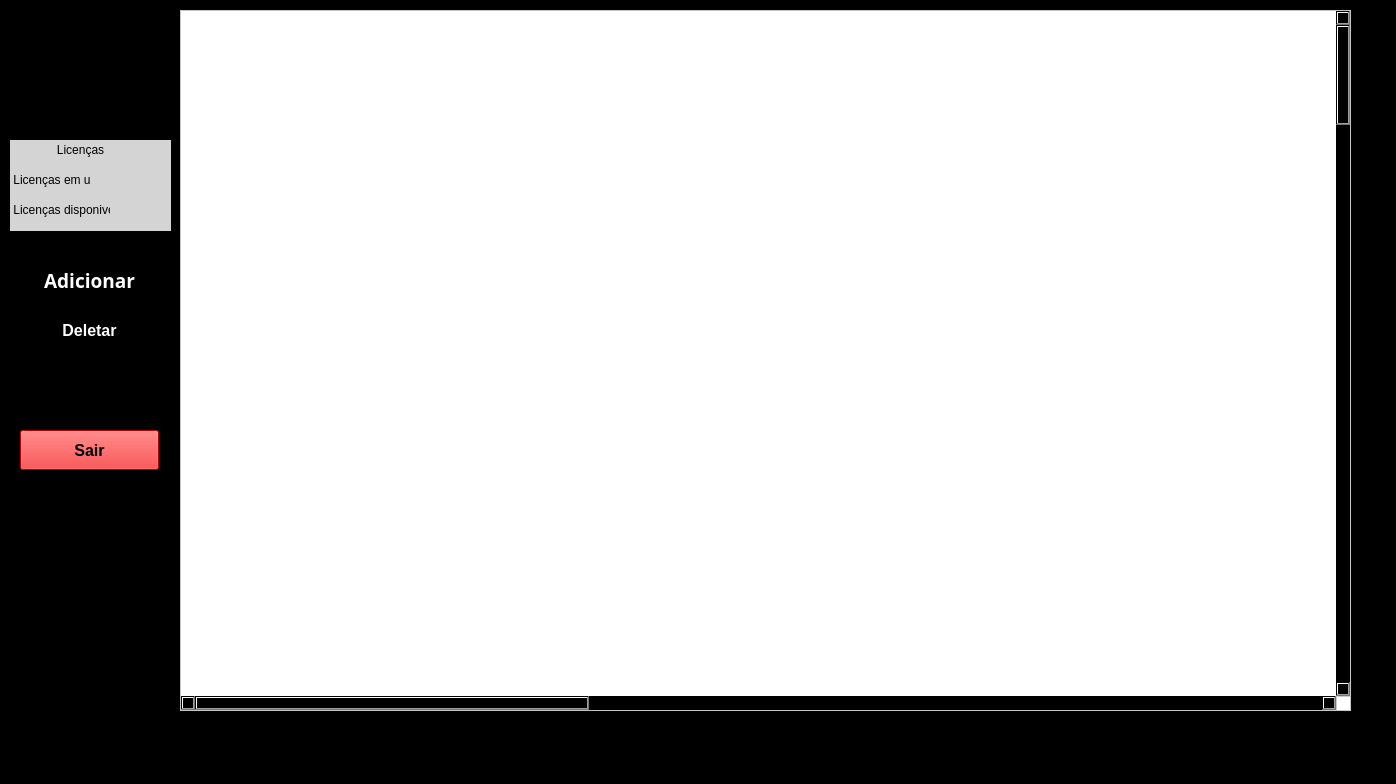
<?xml version="1.0" encoding="UTF-8"?>
<ui version="4.0">
 <class>MainWindow</class>
 <widget class="QMainWindow" name="MainWindow">
  <property name="geometry">
   <rect>
    <x>0</x>
    <y>0</y>
    <width>1396</width>
    <height>784</height>
   </rect>
  </property>
  <property name="windowTitle">
   <string>Gerenciamento</string>
  </property>
  <property name="styleSheet">
   <string notr="true">background-color:rgb(0, 0, 0);;
</string>
  </property>
  <widget class="QWidget" name="centralwidget">
   <widget class="QFrame" name="frame_2">
    <property name="geometry">
     <rect>
      <x>10</x>
      <y>110</y>
      <width>161</width>
      <height>381</height>
     </rect>
    </property>
    <property name="styleSheet">
     <string notr="true">background-color: rgb(0, 0, 0);</string>
    </property>
    <property name="frameShape">
     <enum>QFrame::StyledPanel</enum>
    </property>
    <property name="frameShadow">
     <enum>QFrame::Raised</enum>
    </property>
    <widget class="QPushButton" name="btn_add">
     <property name="geometry">
      <rect>
       <x>10</x>
       <y>150</y>
       <width>139</width>
       <height>40</height>
      </rect>
     </property>
     <property name="font">
      <font>
       <family>Myanmar Text</family>
       <pointsize>14</pointsize>
       <weight>75</weight>
       <bold>true</bold>
      </font>
     </property>
     <property name="tabletTracking">
      <bool>false</bool>
     </property>
     <property name="styleSheet">
      <string notr="true">QPushButton{
	color: rgb(255, 255, 255);
	background-color: rgb(0, 0, 0);
	border:none;
}
QPushButton:hover{
	background-color: rgb(20, 20, 20);
}
QPushButton:pressed{
	rgb(0, 0, 255)
}
</string>
     </property>
     <property name="text">
      <string>Adicionar</string>
     </property>
     <property name="autoDefault">
      <bool>false</bool>
     </property>
     <property name="flat">
      <bool>false</bool>
     </property>
    </widget>
    <widget class="QPushButton" name="btn_delet">
     <property name="geometry">
      <rect>
       <x>10</x>
       <y>200</y>
       <width>139</width>
       <height>40</height>
      </rect>
     </property>
     <property name="font">
      <font>
       <pointsize>12</pointsize>
       <weight>75</weight>
       <bold>true</bold>
      </font>
     </property>
     <property name="styleSheet">
      <string notr="true">QPushButton{
	color: rgb(255, 255, 255);
	background-color: rgb(0, 0, 0);
	border:none;
}
QPushButton:hover{
	background-color: rgb(20, 20, 20);
}
QPushButton:pressed{
	rgb(0, 0, 255)
}
</string>
     </property>
     <property name="text">
      <string>Deletar</string>
     </property>
    </widget>
    <widget class="QPushButton" name="btn_exit">
     <property name="geometry">
      <rect>
       <x>10</x>
       <y>320</y>
       <width>139</width>
       <height>40</height>
      </rect>
     </property>
     <property name="font">
      <font>
       <pointsize>12</pointsize>
       <weight>75</weight>
       <bold>true</bold>
      </font>
     </property>
     <property name="styleSheet">
      <string notr="true">QPushButton{
	background-color: rgb(255, 0, 0);
}
QPushButton:hover{
	background-color: rgb(195, 0, 0);
}
QPushButton:pressed{
	background-color:rgb(165,165,165);
}</string>
     </property>
     <property name="text">
      <string>Sair</string>
     </property>
    </widget>
    <widget class="QLabel" name="label">
     <property name="geometry">
      <rect>
       <x>0</x>
       <y>30</y>
       <width>161</width>
       <height>91</height>
      </rect>
     </property>
     <property name="styleSheet">
      <string notr="true">background-color: rgb(212, 212, 212);
</string>
     </property>
     <property name="text">
      <string/>
     </property>
    </widget>
    <widget class="QLabel" name="label_licenca">
     <property name="geometry">
      <rect>
       <x>0</x>
       <y>60</y>
       <width>81</width>
       <height>20</height>
      </rect>
     </property>
     <property name="styleSheet">
      <string notr="true">background-color: rgb(212, 212, 212);</string>
     </property>
     <property name="text">
      <string> Licenças em uso:</string>
     </property>
     <property name="alignment">
      <set>Qt::AlignLeading|Qt::AlignLeft|Qt::AlignVCenter</set>
     </property>
    </widget>
    <widget class="QLabel" name="label_disponivel_2">
     <property name="geometry">
      <rect>
       <x>0</x>
       <y>90</y>
       <width>101</width>
       <height>20</height>
      </rect>
     </property>
     <property name="styleSheet">
      <string notr="true">background-color: rgb(212, 212, 212);</string>
     </property>
     <property name="text">
      <string> Licenças disponiveis:</string>
     </property>
     <property name="alignment">
      <set>Qt::AlignLeading|Qt::AlignLeft|Qt::AlignVCenter</set>
     </property>
    </widget>
    <widget class="QLabel" name="label_disponivel">
     <property name="geometry">
      <rect>
       <x>100</x>
       <y>90</y>
       <width>41</width>
       <height>20</height>
      </rect>
     </property>
     <property name="styleSheet">
      <string notr="true">background-color: rgb(212, 212, 212);</string>
     </property>
     <property name="text">
      <string/>
     </property>
     <property name="alignment">
      <set>Qt::AlignCenter</set>
     </property>
    </widget>
    <widget class="QLabel" name="licenca">
     <property name="geometry">
      <rect>
       <x>30</x>
       <y>30</y>
       <width>81</width>
       <height>20</height>
      </rect>
     </property>
     <property name="styleSheet">
      <string notr="true">background-color: rgb(212, 212, 212);</string>
     </property>
     <property name="text">
      <string>Licenças</string>
     </property>
     <property name="alignment">
      <set>Qt::AlignCenter</set>
     </property>
    </widget>
    <widget class="QLabel" name="label_used">
     <property name="geometry">
      <rect>
       <x>80</x>
       <y>60</y>
       <width>41</width>
       <height>20</height>
      </rect>
     </property>
     <property name="styleSheet">
      <string notr="true">background-color: rgb(212, 212, 212);</string>
     </property>
     <property name="text">
      <string/>
     </property>
     <property name="alignment">
      <set>Qt::AlignCenter</set>
     </property>
    </widget>
    <zorder>label</zorder>
    <zorder>btn_add</zorder>
    <zorder>btn_delet</zorder>
    <zorder>btn_exit</zorder>
    <zorder>label_licenca</zorder>
    <zorder>label_disponivel_2</zorder>
    <zorder>label_disponivel</zorder>
    <zorder>licenca</zorder>
    <zorder>label_used</zorder>
   </widget>
   <widget class="QScrollArea" name="scrollArea">
    <property name="geometry">
     <rect>
      <x>180</x>
      <y>10</y>
      <width>1171</width>
      <height>701</height>
     </rect>
    </property>
    <property name="styleSheet">
     <string notr="true">background-color: rgb(255, 255, 255);</string>
    </property>
    <property name="widgetResizable">
     <bool>true</bool>
    </property>
    <widget class="QWidget" name="scrollAreaWidgetContents_2">
     <property name="geometry">
      <rect>
       <x>0</x>
       <y>0</y>
       <width>3302</width>
       <height>4514</height>
      </rect>
     </property>
     <property name="styleSheet">
      <string notr="true">background-color: rgb(255, 255, 255);</string>
     </property>
     <layout class="QGridLayout" name="gridLayout">
      <property name="leftMargin">
       <number>0</number>
      </property>
      <property name="topMargin">
       <number>0</number>
      </property>
      <property name="rightMargin">
       <number>0</number>
      </property>
      <property name="bottomMargin">
       <number>0</number>
      </property>
      <property name="spacing">
       <number>0</number>
      </property>
      <item row="2" column="0">
       <layout class="QHBoxLayout" name="horizontalLayout_5">
        <property name="spacing">
         <number>0</number>
        </property>
        <item>
         <widget class="QLabel" name="graficSemanal_2">
          <property name="sizePolicy">
           <sizepolicy hsizetype="Preferred" vsizetype="Preferred">
            <horstretch>0</horstretch>
            <verstretch>0</verstretch>
           </sizepolicy>
          </property>
          <property name="minimumSize">
           <size>
            <width>1100</width>
            <height>700</height>
           </size>
          </property>
          <property name="maximumSize">
           <size>
            <width>1100</width>
            <height>700</height>
           </size>
          </property>
          <property name="autoFillBackground">
           <bool>false</bool>
          </property>
          <property name="text">
           <string/>
          </property>
          <property name="scaledContents">
           <bool>false</bool>
          </property>
          <property name="alignment">
           <set>Qt::AlignCenter</set>
          </property>
         </widget>
        </item>
        <item>
         <widget class="QLabel" name="graficSemanal_1">
          <property name="sizePolicy">
           <sizepolicy hsizetype="Preferred" vsizetype="Preferred">
            <horstretch>0</horstretch>
            <verstretch>0</verstretch>
           </sizepolicy>
          </property>
          <property name="minimumSize">
           <size>
            <width>1100</width>
            <height>700</height>
           </size>
          </property>
          <property name="maximumSize">
           <size>
            <width>1100</width>
            <height>700</height>
           </size>
          </property>
          <property name="autoFillBackground">
           <bool>false</bool>
          </property>
          <property name="text">
           <string/>
          </property>
          <property name="scaledContents">
           <bool>false</bool>
          </property>
          <property name="alignment">
           <set>Qt::AlignCenter</set>
          </property>
         </widget>
        </item>
       </layout>
      </item>
      <item row="1" column="0">
       <layout class="QHBoxLayout" name="horizontalLayout_4">
        <property name="spacing">
         <number>0</number>
        </property>
        <item>
         <widget class="QLabel" name="grafig_4">
          <property name="minimumSize">
           <size>
            <width>500</width>
            <height>500</height>
           </size>
          </property>
          <property name="maximumSize">
           <size>
            <width>500</width>
            <height>500</height>
           </size>
          </property>
          <property name="autoFillBackground">
           <bool>false</bool>
          </property>
          <property name="text">
           <string/>
          </property>
          <property name="scaledContents">
           <bool>false</bool>
          </property>
          <property name="alignment">
           <set>Qt::AlignCenter</set>
          </property>
         </widget>
        </item>
        <item>
         <widget class="QLabel" name="grafig_5">
          <property name="minimumSize">
           <size>
            <width>500</width>
            <height>500</height>
           </size>
          </property>
          <property name="maximumSize">
           <size>
            <width>500</width>
            <height>500</height>
           </size>
          </property>
          <property name="autoFillBackground">
           <bool>false</bool>
          </property>
          <property name="text">
           <string/>
          </property>
          <property name="scaledContents">
           <bool>false</bool>
          </property>
          <property name="alignment">
           <set>Qt::AlignCenter</set>
          </property>
         </widget>
        </item>
       </layout>
      </item>
      <item row="3" column="0">
       <layout class="QHBoxLayout" name="horizontalLayout">
        <property name="spacing">
         <number>0</number>
        </property>
        <item>
         <widget class="QLabel" name="graficSemanal_4">
          <property name="minimumSize">
           <size>
            <width>1100</width>
            <height>700</height>
           </size>
          </property>
          <property name="maximumSize">
           <size>
            <width>1100</width>
            <height>700</height>
           </size>
          </property>
          <property name="autoFillBackground">
           <bool>false</bool>
          </property>
          <property name="text">
           <string/>
          </property>
          <property name="scaledContents">
           <bool>false</bool>
          </property>
          <property name="alignment">
           <set>Qt::AlignCenter</set>
          </property>
         </widget>
        </item>
        <item>
         <widget class="QLabel" name="graficSemanal_3">
          <property name="sizePolicy">
           <sizepolicy hsizetype="Preferred" vsizetype="Preferred">
            <horstretch>0</horstretch>
            <verstretch>0</verstretch>
           </sizepolicy>
          </property>
          <property name="minimumSize">
           <size>
            <width>1100</width>
            <height>700</height>
           </size>
          </property>
          <property name="maximumSize">
           <size>
            <width>1100</width>
            <height>700</height>
           </size>
          </property>
          <property name="autoFillBackground">
           <bool>false</bool>
          </property>
          <property name="text">
           <string/>
          </property>
          <property name="scaledContents">
           <bool>false</bool>
          </property>
          <property name="alignment">
           <set>Qt::AlignCenter</set>
          </property>
         </widget>
        </item>
       </layout>
      </item>
      <item row="5" column="0">
       <layout class="QHBoxLayout" name="horizontalLayout_2">
        <property name="spacing">
         <number>0</number>
        </property>
        <item>
         <widget class="QLabel" name="graficSemanal_5">
          <property name="minimumSize">
           <size>
            <width>1100</width>
            <height>700</height>
           </size>
          </property>
          <property name="maximumSize">
           <size>
            <width>1100</width>
            <height>700</height>
           </size>
          </property>
          <property name="autoFillBackground">
           <bool>false</bool>
          </property>
          <property name="text">
           <string/>
          </property>
          <property name="scaledContents">
           <bool>false</bool>
          </property>
          <property name="alignment">
           <set>Qt::AlignCenter</set>
          </property>
         </widget>
        </item>
       </layout>
      </item>
      <item row="0" column="0">
       <layout class="QHBoxLayout" name="horizontalLayout_3">
        <property name="spacing">
         <number>0</number>
        </property>
        <property name="sizeConstraint">
         <enum>QLayout::SetDefaultConstraint</enum>
        </property>
        <item>
         <widget class="QLabel" name="grafig_1">
          <property name="minimumSize">
           <size>
            <width>500</width>
            <height>500</height>
           </size>
          </property>
          <property name="maximumSize">
           <size>
            <width>500</width>
            <height>500</height>
           </size>
          </property>
          <property name="autoFillBackground">
           <bool>false</bool>
          </property>
          <property name="text">
           <string/>
          </property>
          <property name="scaledContents">
           <bool>false</bool>
          </property>
          <property name="alignment">
           <set>Qt::AlignCenter</set>
          </property>
          <property name="wordWrap">
           <bool>false</bool>
          </property>
         </widget>
        </item>
        <item>
         <widget class="QLabel" name="grafig_2">
          <property name="minimumSize">
           <size>
            <width>500</width>
            <height>500</height>
           </size>
          </property>
          <property name="maximumSize">
           <size>
            <width>500</width>
            <height>500</height>
           </size>
          </property>
          <property name="autoFillBackground">
           <bool>false</bool>
          </property>
          <property name="text">
           <string/>
          </property>
          <property name="scaledContents">
           <bool>false</bool>
          </property>
          <property name="alignment">
           <set>Qt::AlignCenter</set>
          </property>
         </widget>
        </item>
        <item>
         <widget class="QLabel" name="grafig_3">
          <property name="minimumSize">
           <size>
            <width>500</width>
            <height>500</height>
           </size>
          </property>
          <property name="maximumSize">
           <size>
            <width>500</width>
            <height>500</height>
           </size>
          </property>
          <property name="autoFillBackground">
           <bool>false</bool>
          </property>
          <property name="text">
           <string/>
          </property>
          <property name="scaledContents">
           <bool>false</bool>
          </property>
          <property name="alignment">
           <set>Qt::AlignCenter</set>
          </property>
         </widget>
        </item>
       </layout>
      </item>
      <item row="7" column="0">
       <layout class="QHBoxLayout" name="horizontalLayout_6">
        <property name="spacing">
         <number>0</number>
        </property>
        <item>
         <widget class="QLabel" name="grafigEquipe_mes1">
          <property name="minimumSize">
           <size>
            <width>1100</width>
            <height>700</height>
           </size>
          </property>
          <property name="maximumSize">
           <size>
            <width>1100</width>
            <height>700</height>
           </size>
          </property>
          <property name="text">
           <string/>
          </property>
         </widget>
        </item>
        <item>
         <widget class="QLabel" name="grafigEquipe_mes2">
          <property name="minimumSize">
           <size>
            <width>1100</width>
            <height>700</height>
           </size>
          </property>
          <property name="maximumSize">
           <size>
            <width>1100</width>
            <height>700</height>
           </size>
          </property>
          <property name="text">
           <string/>
          </property>
         </widget>
        </item>
        <item>
         <widget class="QLabel" name="grafigEquipe_mes">
          <property name="minimumSize">
           <size>
            <width>1100</width>
            <height>700</height>
           </size>
          </property>
          <property name="maximumSize">
           <size>
            <width>1100</width>
            <height>700</height>
           </size>
          </property>
          <property name="text">
           <string/>
          </property>
          <property name="scaledContents">
           <bool>true</bool>
          </property>
          <property name="alignment">
           <set>Qt::AlignCenter</set>
          </property>
         </widget>
        </item>
       </layout>
      </item>
      <item row="8" column="0">
       <layout class="QHBoxLayout" name="horizontalLayout_7">
        <property name="spacing">
         <number>0</number>
        </property>
        <item>
         <widget class="QLabel" name="grafigEquipe_mes4">
          <property name="minimumSize">
           <size>
            <width>1100</width>
            <height>700</height>
           </size>
          </property>
          <property name="maximumSize">
           <size>
            <width>1100</width>
            <height>700</height>
           </size>
          </property>
          <property name="text">
           <string/>
          </property>
         </widget>
        </item>
        <item>
         <widget class="QLabel" name="grafigEquipe_mes3">
          <property name="minimumSize">
           <size>
            <width>1100</width>
            <height>700</height>
           </size>
          </property>
          <property name="maximumSize">
           <size>
            <width>1100</width>
            <height>700</height>
           </size>
          </property>
          <property name="text">
           <string/>
          </property>
         </widget>
        </item>
       </layout>
      </item>
     </layout>
    </widget>
   </widget>
   <widget class="QLabel" name="label_2">
    <property name="geometry">
     <rect>
      <x>10</x>
      <y>10</y>
      <width>161</width>
      <height>91</height>
     </rect>
    </property>
    <property name="autoFillBackground">
     <bool>false</bool>
    </property>
    <property name="text">
     <string/>
    </property>
    <property name="pixmap">
     <pixmap>../modulos/coderpro_login.png</pixmap>
    </property>
    <property name="scaledContents">
     <bool>true</bool>
    </property>
    <property name="alignment">
     <set>Qt::AlignCenter</set>
    </property>
    <property name="wordWrap">
     <bool>false</bool>
    </property>
   </widget>
  </widget>
  <action name="actionAdicionar">
   <property name="text">
    <string>Adicionar</string>
   </property>
  </action>
  <action name="actionAlterar">
   <property name="text">
    <string>Alterar</string>
   </property>
  </action>
  <action name="actionDeletar">
   <property name="text">
    <string>Deletar</string>
   </property>
  </action>
  <action name="actionProcurar">
   <property name="text">
    <string>Procurar</string>
   </property>
  </action>
  <action name="actionGerar_relat_rio">
   <property name="text">
    <string>Gerar relatório</string>
   </property>
  </action>
  <action name="actionRecarregar">
   <property name="text">
    <string>Recarregar</string>
   </property>
  </action>
  <action name="actionIndividual">
   <property name="text">
    <string>Individual</string>
   </property>
  </action>
 </widget>
 <resources/>
 <connections/>
</ui>
